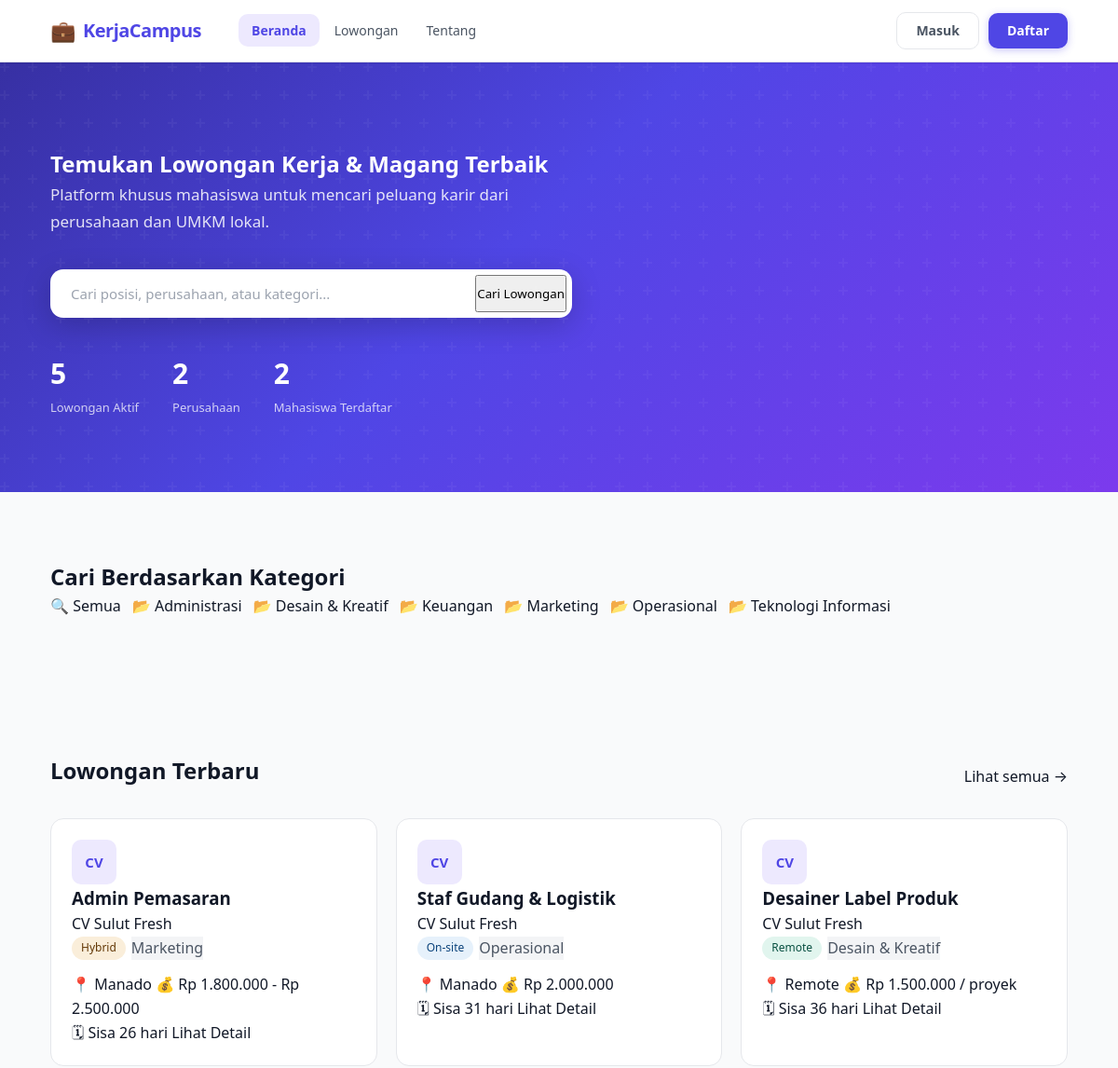
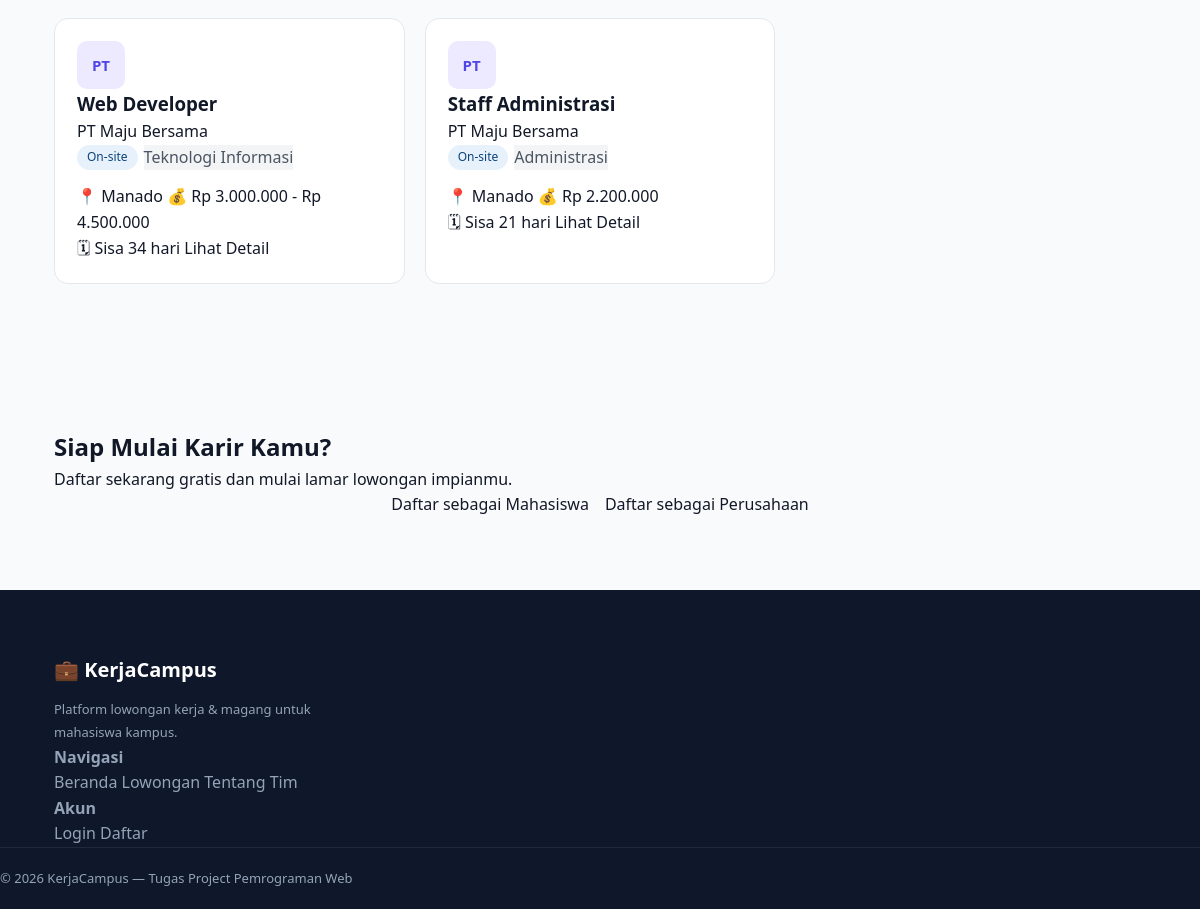
The page / on the database its author committed (2 pictures, top to bottom).
### tables this page shows
CREATE TABLE kategori (
  id             INT AUTO_INCREMENT PRIMARY KEY,
  nama_kategori  VARCHAR(100) NOT NULL,
  deskripsi      TEXT         DEFAULT NULL,
  created_at     TIMESTAMP    DEFAULT CURRENT_TIMESTAMP
);

CREATE TABLE lowongan (
  id          INT AUTO_INCREMENT PRIMARY KEY,
  user_id     INT          NOT NULL,
  kategori_id INT          NOT NULL,
  judul       VARCHAR(150) NOT NULL,
  deskripsi   TEXT         NOT NULL,
  kualifikasi TEXT         DEFAULT NULL,
  lokasi      VARCHAR(100) DEFAULT NULL,
  tipe_kerja  ENUM('remote','onsite','hybrid') DEFAULT 'onsite',
  gaji        VARCHAR(100) DEFAULT 'Negosiasi',
  deadline    DATE         NOT NULL,
  status      ENUM('aktif','ditutup') DEFAULT 'aktif',
  created_at  TIMESTAMP    DEFAULT CURRENT_TIMESTAMP,
  FOREIGN KEY (user_id)     REFERENCES users(id)     ON DELETE CASCADE,
  FOREIGN KEY (kategori_id) REFERENCES kategori(id)  ON DELETE CASCADE
);

CREATE TABLE users (
  id         INT AUTO_INCREMENT PRIMARY KEY,
  nama       VARCHAR(100)  NOT NULL,
  email      VARCHAR(100)  NOT NULL UNIQUE,
  password   VARCHAR(255)  NOT NULL,
  role       ENUM('admin','mahasiswa','perusahaan') NOT NULL DEFAULT 'mahasiswa',
  no_hp      VARCHAR(20)   DEFAULT NULL,
  foto       VARCHAR(255)  DEFAULT 'default.png',
  alamat     TEXT          DEFAULT NULL,
  created_at TIMESTAMP     DEFAULT CURRENT_TIMESTAMP
);

### index.php (the view, shortened to what this page needs)
<?php
require_once 'config.php';
require_once 'functions.php';
$baseCSS = '';
$totalLowongan  = hitungBaris($conn, "SELECT id FROM lowongan WHERE status='aktif'");
$totalPerusahaan = hitungBaris($conn, "SELECT id FROM users WHERE role='perusahaan'");
$totalMahasiswa  = hitungBaris($conn, "SELECT id FROM users WHERE role='mahasiswa'");
$lowonganTerbaru = ambilSemua($conn,
    "SELECT l.*, u.nama AS nama_perusahaan, k.nama_kategori
     FROM lowongan l
     JOIN users u    ON l.user_id     = u.id
     JOIN kategori k ON l.kategori_id = k.id
     WHERE l.status = 'aktif' AND l.deadline >= CURDATE()
     ORDER BY l.created_at DESC
     LIMIT 6"
);
$semuaKategori = ambilSemua($conn, "SELECT * FROM kategori ORDER BY nama_kategori");
require_once 'includes/header.php';
?>
<section class="hero">
    <div class="container">
        <div class="hero-content">
            <h1 class="hero-judul">Temukan Lowongan Kerja & Magang Terbaik</h1>
            <p class="hero-sub">Platform khusus mahasiswa untuk mencari peluang karir dari perusahaan dan UMKM lokal.</p>
            <form class="hero-search" method="GET" action="lowongan.php">
                <input type="text" name="keyword" placeholder="Cari posisi, perusahaan, atau kategori..." class="hero-input">
                <button type="submit" class="hero-btn">Cari Lowongan</button>
            </form>
            <div class="hero-stats">
                <div class="hero-stat">
                    <span class="hero-stat-num"><?= $totalLowongan ?></span>
                    <span class="hero-stat-lbl">Lowongan Aktif</span>
                </div>
                <div class="hero-stat">
                    <span class="hero-stat-num"><?= $totalPerusahaan ?></span>
                    <span class="hero-stat-lbl">Perusahaan</span>
                </div>
                <div class="hero-stat">
                    <span class="hero-stat-num"><?= $totalMahasiswa ?></span>
                    <span class="hero-stat-lbl">Mahasiswa Terdaftar</span>
                </div>
            </div>
        </div>
    </div>
</section>
<section class="section-kategori">
    <div class="container">
        <h2 class="section-judul">Cari Berdasarkan Kategori</h2>
        <div class="kategori-grid">
            <a href="lowongan.php" class="kategori-card aktif-all">
                <span class="kategori-icon">🔍</span>
                <span>Semua</span>
            </a>
            <?php foreach ($semuaKategori as $kat): ?>
            <a href="lowongan.php?kategori=<?= $kat['id'] ?>" class="kategori-card">
                <span class="kategori-icon">📂</span>
                <span><?= bersihkan($kat['nama_kategori']) ?></span>
            </a>
            <?php endforeach; ?>
        </div>
    </div>
</section>
<section class="section-lowongan">
    <div class="container">
        <div class="section-head">
            <h2 class="section-judul">Lowongan Terbaru</h2>
            <a href="lowongan.php" class="link-lihat-semua">Lihat semua →</a>
        </div>
        <?php if (empty($lowonganTerbaru)): ?>
            <div class="empty-state">
                <p>Belum ada lowongan aktif saat ini.</p>
            </div>
        <?php else: ?>
        <div class="lowongan-grid">
            <?php foreach ($lowonganTerbaru as $low): ?>
            <div class="job-card">
                <div class="job-card-header">
                    <div class="job-logo">
                        <?= strtoupper(substr($low['nama_perusahaan'], 0, 2)) ?>
                    </div>
                    <div>
                        <h3 class="job-judul">
                            <a href="detail_lowongan.php?id=<?= $low['id'] ?>">
                                <?= bersihkan($low['judul']) ?>
                            </a>
                        </h3>
                        <a href="profil_perusahaan.php?id=<?= $low['user_id'] ?>" class="job-perusahaan">
                            <?= bersihkan($low['nama_perusahaan']) ?>
                        </a>
                    </div>
                </div>
                <div class="job-tags">
                    <?= badgeTipeKerja($low['tipe_kerja']) ?>
                    <span class="tag-kategori"><?= bersihkan($low['nama_kategori']) ?></span>
                </div>
                <div class="job-info">
                    <span class="job-lokasi">📍 <?= bersihkan($low['lokasi']) ?></span>
                    <span class="job-gaji">💰 <?= bersihkan($low['gaji']) ?></span>
                </div>
                <div class="job-footer">
                    <span class="job-deadline">🗓 <?= sisaHari($low['deadline']) ?></span>
                    <a href="detail_lowongan.php?id=<?= $low['id'] ?>" class="btn-lihat">Lihat Detail</a>
                </div>
            </div>
            <?php endforeach; ?>
        </div>
        <?php endif; ?>
    </div>
</section>
<?php if (!isset($_SESSION['user_id'])): ?>
<section class="section-cta">
    <div class="container cta-inner">
        <h2>Siap Mulai Karir Kamu?</h2>
        <p>Daftar sekarang gratis dan mulai lamar lowongan impianmu.</p>
        <div class="cta-btns">
            <a href="register.php" class="btn-cta-utama">Daftar sebagai Mahasiswa</a>
            <a href="register.php" class="btn-cta-sekunder">Daftar sebagai Perusahaan</a>
        </div>
    </div>
</section>
<?php endif; ?>
<?php require_once 'includes/footer.php'; ?>

### includes/header.php (shortened to what this page needs)
<?php
$halamanAktif = basename($_SERVER['PHP_SELF']);
?>
<!DOCTYPE html>
<html lang="id">
<head>
    <link rel="stylesheet" href="<?= $baseCSS ?? '' ?>assets/css/style.css">
</head>
<body>
<nav class="navbar">
    <div class="nav-inner">
        <a href="<?= $baseCSS ?? '' ?>index.php" class="nav-logo">
            <span>💼</span> <?= APP_NAME ?>
        </a>
        <ul class="nav-menu" id="navMenu">
            <li><a href="<?= $baseCSS ?? '' ?>index.php"
                class="<?= $halamanAktif === 'index.php' ? 'aktif' : '' ?>">Beranda</a></li>
            <li><a href="<?= $baseCSS ?? '' ?>lowongan.php"
                class="<?= $halamanAktif === 'lowongan.php' ? 'aktif' : '' ?>">Lowongan</a></li>
            <li><a href="<?= $baseCSS ?? '' ?>about.php"
                class="<?= $halamanAktif === 'about.php' ? 'aktif' : '' ?>">Tentang</a></li>
        </ul>
        <div class="nav-action">
            <?php if (isset($_SESSION['user_id'])): ?>
                <?php
                $dashLink = match($_SESSION['role']) {
                    'admin'      => 'admin/index.php',
                    'mahasiswa'  => 'mahasiswa/index.php',
                    'perusahaan' => 'perusahaan/index.php',
                    default      => 'login.php'
                };
                ?>
                <a href="<?= ($baseCSS ?? '') . $dashLink ?>" class="btn-nav-dash">Dashboard</a>
                <a href="<?= $baseCSS ?? '' ?>logout.php" class="btn-nav-logout">Logout</a>
            <?php else: ?>
                <a href="<?= $baseCSS ?? '' ?>login.php"    class="btn-nav-masuk">Masuk</a>
                <a href="<?= $baseCSS ?? '' ?>register.php" class="btn-nav-daftar">Daftar</a>
            <?php endif; ?>
        </div>
    </div>
</nav>

### functions.php (shortened to what this page needs)
<?php
function bersihkan($data) {
    $data = trim($data);
    $data = stripslashes($data);
    $data = htmlspecialchars($data, ENT_QUOTES, 'UTF-8');
    return $data;
}
function query($conn, $sql) {
    $result = mysqli_query($conn, $sql);
    return $result;
}
function ambilSemua($conn, $sql) {
    $result = query($conn, $sql);
    $data = [];
    while ($row = mysqli_fetch_assoc($result)) {
        $data[] = $row;
    }
    return $data;
}
function hitungBaris($conn, $sql) {
    $result = query($conn, $sql);
    return mysqli_num_rows($result);
}
function sisaHari($deadline) {
    $sekarang   = new DateTime();
    $tglDeadline = new DateTime($deadline);
    $selisih    = $sekarang->diff($tglDeadline);
    if ($tglDeadline < $sekarang) {
        return '<span style="color:#A32D2D">Sudah tutup</span>';
    } elseif ($selisih->days == 0) {
        return '<span style="color:#854F0B">Hari ini terakhir</span>';
    } elseif ($selisih->days <= 3) {
        return '<span style="color:#854F0B">Sisa ' . $selisih->days . ' hari</span>';
    } else {
        return 'Sisa ' . $selisih->days . ' hari';
    }
}
function badgeTipeKerja($tipe) {
    $config = [
        'remote'  => ['bg'=>'#E1F5EE', 'txt'=>'#085041', 'label'=>'Remote'],
        'onsite'  => ['bg'=>'#E6F1FB', 'txt'=>'#0C447C', 'label'=>'On-site'],
        'hybrid'  => ['bg'=>'#FAEEDA', 'txt'=>'#633806', 'label'=>'Hybrid'],
    ];
    $c = $config[$tipe] ?? ['bg'=>'#F1EFE8','txt'=>'#5F5E5A','label'=>ucfirst($tipe)];
    return "<span style='background:{$c['bg']};color:{$c['txt']};
                padding:2px 10px;border-radius:20px;font-size:12px;
                font-weight:500;'>{$c['label']}</span>";
}

### includes/footer.php
<footer class="footer">
    <div class="container footer-inner">
        <div class="footer-brand">
            <span class="footer-logo">💼 <?= APP_NAME ?></span>
            <p>Platform lowongan kerja & magang untuk mahasiswa kampus.</p>
        </div>
        <div class="footer-links">
            <p><strong>Navigasi</strong></p>
            <a href="<?= isset($baseCSS) ? $baseCSS : '' ?>index.php">Beranda</a>
            <a href="<?= isset($baseCSS) ? $baseCSS : '' ?>lowongan.php">Lowongan</a>
            <a href="<?= isset($baseCSS) ? $baseCSS : '' ?>about.php">Tentang Tim</a>
        </div>
        <div class="footer-links">
            <p><strong>Akun</strong></p>
            <a href="<?= isset($baseCSS) ? $baseCSS : '' ?>login.php">Login</a>
            <a href="<?= isset($baseCSS) ? $baseCSS : '' ?>register.php">Daftar</a>
        </div>
    </div>
    <div class="footer-bottom">
        <p>&copy; <?= date('Y') ?> <?= APP_NAME ?> — Tugas Project Pemrograman Web</p>
    </div>
</footer>
</body>
</html>

### rows shown on the page
kategori: nama_kategori "Administrasi"
kategori: nama_kategori "Desain & Kreatif"
kategori: nama_kategori "Keuangan"
kategori: nama_kategori "Marketing"
kategori: nama_kategori "Operasional"
kategori: nama_kategori "Teknologi Informasi"
lowongan: user.nama "CV", judul "Admin Pemasaran", user.nama "CV Sulut Fresh", tipe_kerja "Hybrid", kategori.nama_kategori "Marketing", lokasi "Manado", gaji "Rp 1.800.000 - Rp 2.500.000", deadline "Sisa 26 hari"
lowongan: user.nama "CV", judul "Staf Gudang & Logistik", user.nama "CV Sulut Fresh", tipe_kerja "On-site", kategori.nama_kategori "Operasional", lokasi "Manado", gaji "Rp 2.000.000", deadline "Sisa 31 hari"
lowongan: user.nama "CV", judul "Desainer Label Produk", user.nama "CV Sulut Fresh", tipe_kerja "Remote", kategori.nama_kategori "Desain & Kreatif", lokasi "Remote", gaji "Rp 1.500.000 / proyek", deadline "Sisa 36 hari"
lowongan: user.nama "PT", judul "Web Developer", user.nama "PT Maju Bersama", tipe_kerja "On-site", kategori.nama_kategori "Teknologi Informasi", lokasi "Manado", gaji "Rp 3.000.000 - Rp 4.500.000", deadline "Sisa 34 hari"
lowongan: user.nama "PT", judul "Staff Administrasi", user.nama "PT Maju Bersama", tipe_kerja "On-site", kategori.nama_kategori "Administrasi", lokasi "Manado", gaji "Rp 2.200.000", deadline "Sisa 21 hari"

### other values the page prints
APP_NAME "KerjaCampus"
$totalLowongan "5"
$totalPerusahaan "2"
$totalMahasiswa "2"
